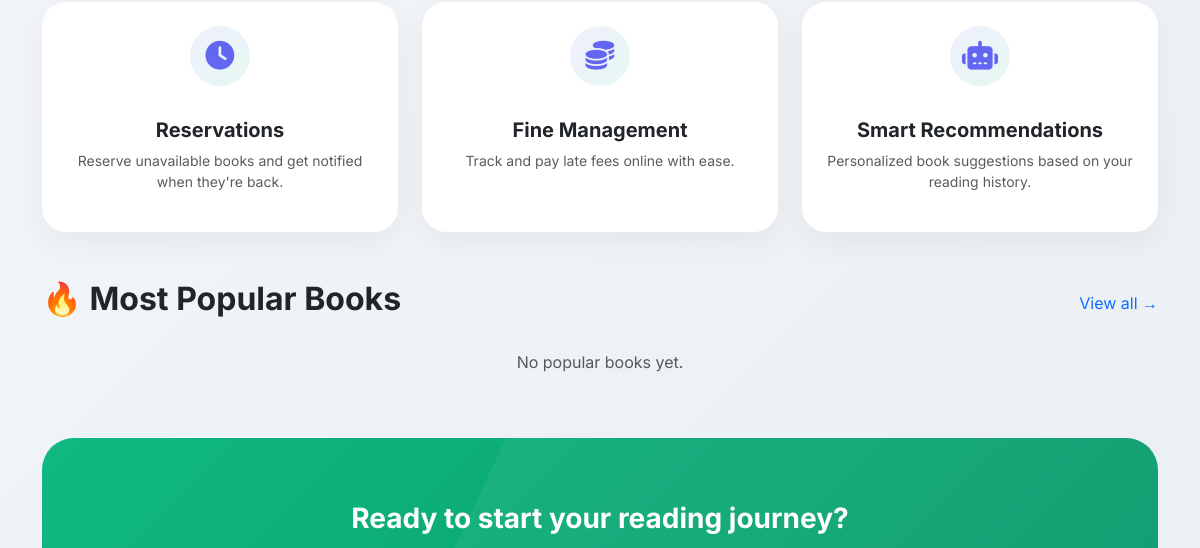
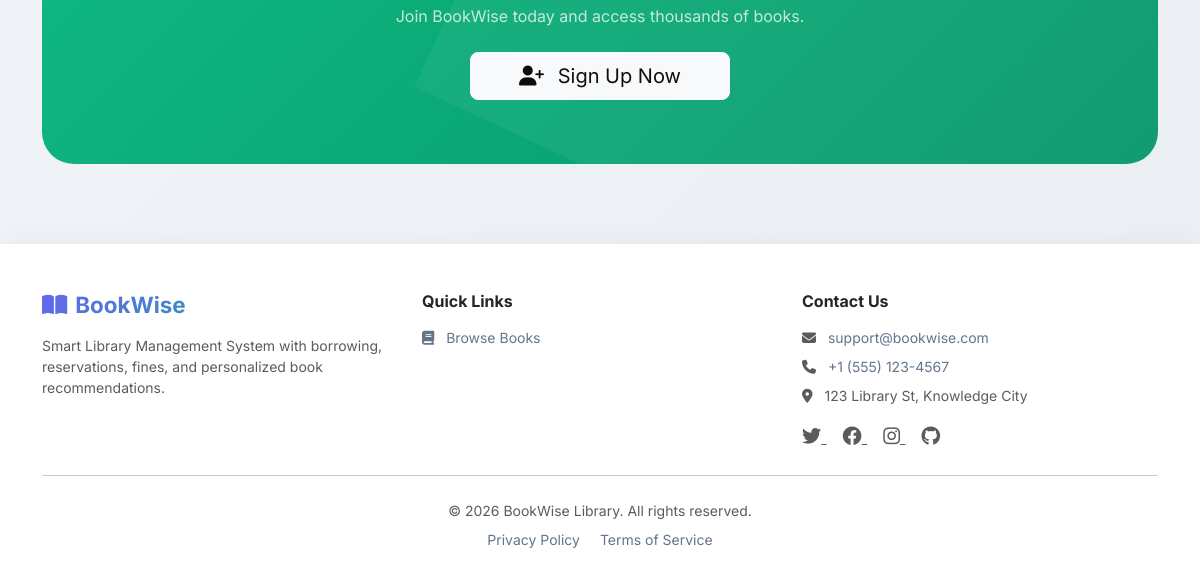
The app's page / (lower part), older data (2 pictures, top to bottom).
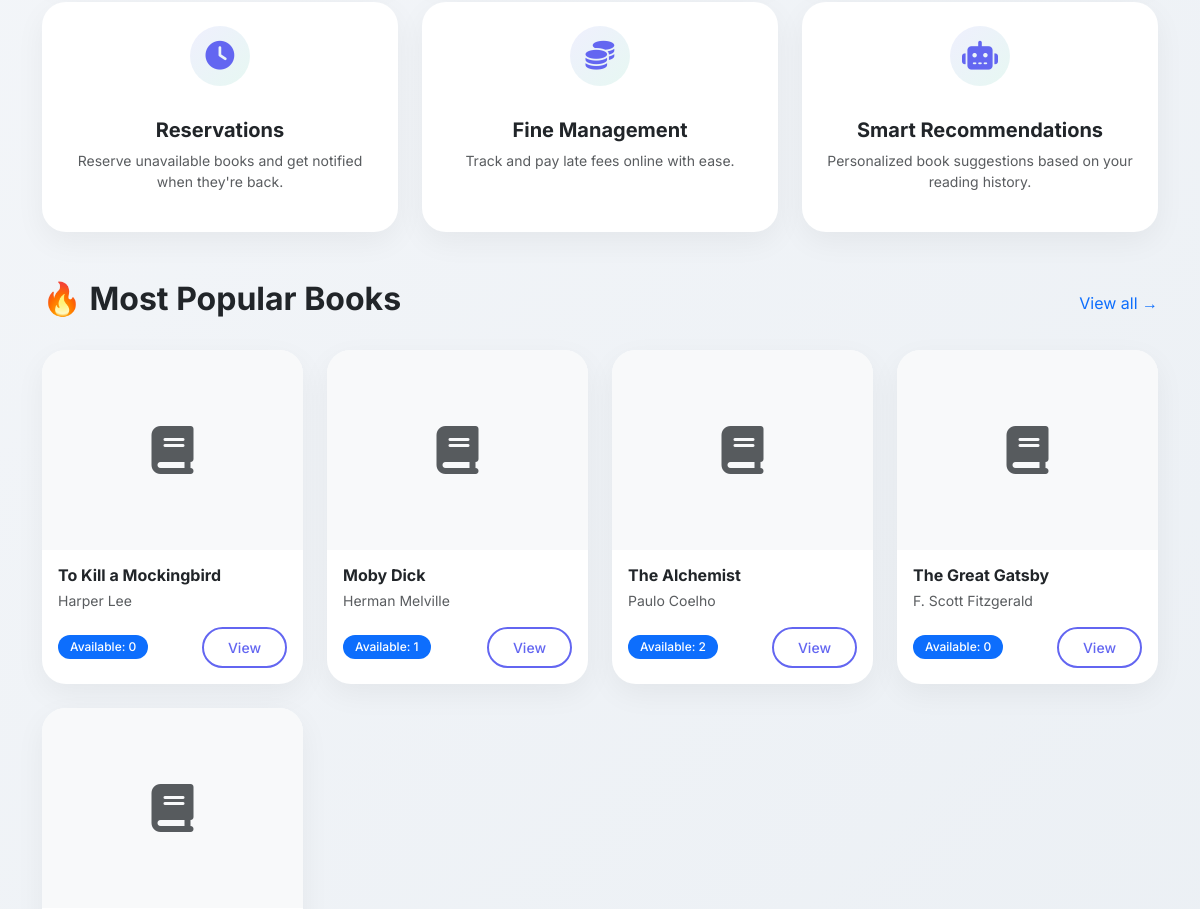
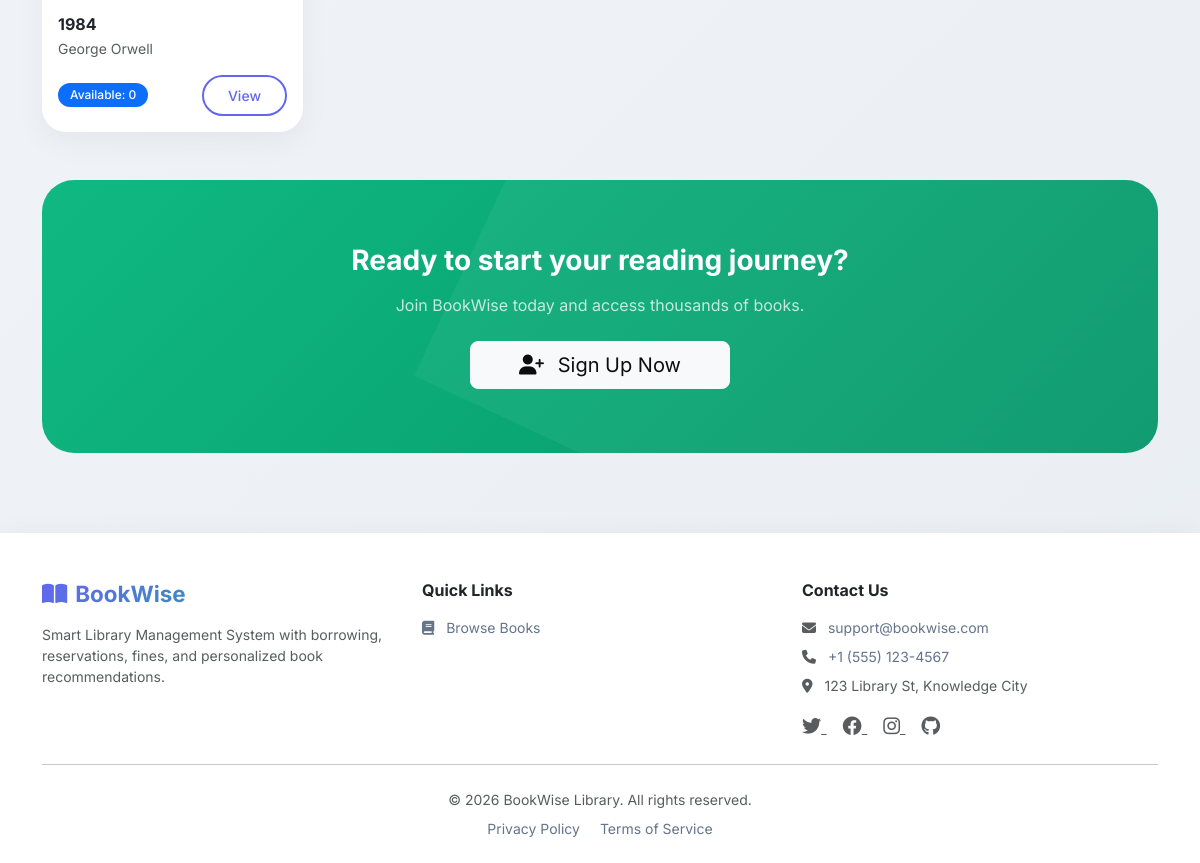
The same page, newer data (2 pictures, top to bottom).
### books/models.py (models this page shows, shortened)
class Book(models.Model):
    title = models.CharField(max_length=255)
    author = models.CharField(max_length=255)
    genre = models.CharField(max_length=100)
    description = models.TextField(blank=True)
    publish_year = models.PositiveIntegerField()
    isbn = models.CharField(max_length=20, unique=True)
    total_copies = models.PositiveIntegerField(default=1)
    available_copies = models.PositiveIntegerField(default=1)
    cover_image = models.ImageField(upload_to="book_covers/", blank=True)
    def __init__(self, *args, **kwargs):
        available_copies_was_provided = "available_copies" in kwargs
        super().__init__(*args, **kwargs)
        self._available_copies_was_provided = available_copies_was_provided
    def __setattr__(self, name, value):
        if name == "available_copies" and "_available_copies_was_provided" in self.__dict__:
            self.__dict__["_available_copies_was_provided"] = True
        super().__setattr__(name, value)
    class Meta:
        ordering = ["title"]
        verbose_name = "book"
        verbose_name_plural = "books"

### dashboard/views.py (the view)
# urls.py: path("", HomeView.as_view(), name="home"),
class HomeView(TemplateView):
    template_name = "home.html"
    def get_context_data(self, **kwargs):
        context = super().get_context_data(**kwargs)
        popular_books = (
            Book.objects.annotate(borrow_count=Count("borrowings"))
            .order_by("-borrow_count", "title")[:5]
        )
        context["popular_books"] = popular_books
        user = self.request.user
        context["user"] = user
        if user.is_authenticated:
            context["is_admin"] = user.is_superuser or getattr(user, "role", None) == "ADMIN"
        else:
            context["is_admin"] = False
        return context

### templates/home.html (shortened to what this page needs)
{% extends "base.html" %}
{% load static %}
{% block content %}
<section class="container mb-5">
    <div class="row g-4">
        <div class="col-md-4">
            <div class="card text-center p-4 h-100">
                <div class="stat-icon mx-auto">
                    <i class="fas fa-clock"></i>
                </div>
                <h5 class="fw-bold mt-3">Reservations</h5>
                <p class="text-muted small">Reserve unavailable books and get notified when they're back.</p>
            </div>
        </div>
        <div class="col-md-4">
            <div class="card text-center p-4 h-100">
                <div class="stat-icon mx-auto">
                    <i class="fas fa-coins"></i>
                </div>
                <h5 class="fw-bold mt-3">Fine Management</h5>
                <p class="text-muted small">Track and pay late fees online with ease.</p>
            </div>
        </div>
        <div class="col-md-4">
            <div class="card text-center p-4 h-100">
                <div class="stat-icon mx-auto">
                    <i class="fas fa-robot"></i>
                </div>
                <h5 class="fw-bold mt-3">Smart Recommendations</h5>
                <p class="text-muted small">Personalized book suggestions based on your reading history.</p>
            </div>
        </div>
    </div>
</section>
<section class="container mb-5">
    <div class="d-flex justify-content-between align-items-center mb-4">
        <h2 class="fw-bold">🔥 Most Popular Books</h2>
        <a href="{% url 'books:book_list' %}" class="text-decoration-none">View all →</a>
    </div>
    <div class="row g-4">
        {% for book in popular_books %}
        <div class="col-md-6 col-lg-3">
            <div class="card h-100">
                {% if book.cover_image %}
                <img src="{{ book.cover_image.url }}" class="card-img-top" alt="{{ book.title }}" style="height: 200px; object-fit: cover;">
                {% else %}
                <div class="bg-light d-flex align-items-center justify-content-center" style="height: 200px;">
                    <i class="fas fa-book fa-3x text-muted"></i>
                </div>
                {% endif %}
                <div class="card-body">
                    <h6 class="fw-bold mb-1">{{ book.title|truncatechars:35 }}</h6>
                    <p class="small text-muted">{{ book.author }}</p>
                    <div class="d-flex justify-content-between align-items-center mt-2">
                        <span class="badge bg-primary">Available: {{ book.available_copies }}</span>
                        <a href="{% url 'books:book_detail' book.pk %}" class="btn btn-sm btn-outline-primary">View</a>
                    </div>
                </div>
            </div>
        </div>
        {% empty %}
        <div class="col-12">
            <p class="text-muted text-center">No popular books yet.</p>
        </div>
        {% endfor %}
    </div>
</section>
{% if not user.is_authenticated %}
<section class="container mb-5">
    <div class="hero text-center" style="background: linear-gradient(135deg, var(--secondary), #059669);">
        <h3 class="fw-bold mb-3">Ready to start your reading journey?</h3>
        <p class="mb-4 opacity-75">Join BookWise today and access thousands of books.</p>
        <a href="{% url 'accounts:register' %}" class="btn btn-light btn-lg px-5">
            <i class="fas fa-user-plus me-2"></i> Sign Up Now
        </a>
    </div>
</section>
{% endif %}
{% endblock %}

Row changes from the older to the newer data that the page shows:
added Book: title "To Kill a Mockingbird", author "Harper Lee", available_copies "0"
added Book: title "Moby Dick", author "Herman Melville", available_copies "1"
added Book: title "The Alchemist", author "Paulo Coelho", available_copies "2"
added Book: title "The Great Gatsby", author "F. Scott Fitzgerald", available_copies "0"
added Book: title "1984", author "George Orwell", available_copies "0"
Text that changed along with them:
text no longer shown: "No popular books yet."
